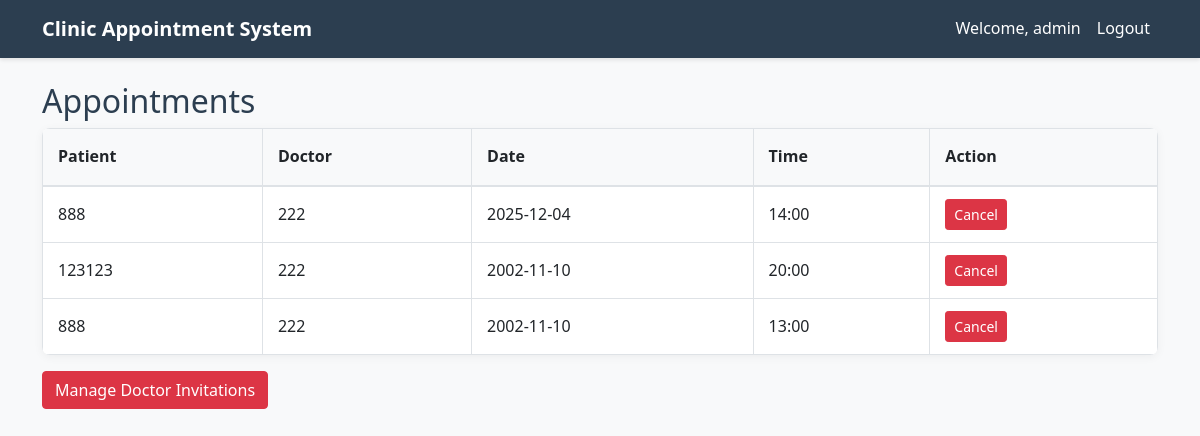
Screenshot of / (signed in) with the database file from the repository.
### app/app.py (models this page shows)
class Appointment(db.Model):
    id = db.Column(db.Integer, primary_key=True)
    patient_name = db.Column(db.String(100), nullable=False)
    patient_email = db.Column(db.String(100), nullable=False)
    doctor_name = db.Column(db.String(100), nullable=False)
    date = db.Column(db.String(50), nullable=False)
    time = db.Column(db.String(50), nullable=False)
    status = db.Column(db.String(50), default="Pending")
    consultation_type = db.Column(db.String(20), nullable=False)
    meet_link = db.Column(db.String(200))  # For online consultations

### app/app.py (the view)
@app.route('/')
def home():
    if 'user' in session:
        role = session['role']
        username = session['user']
        has_profile = False
        user = User.query.filter_by(username=username).first()
        if not user:
            session.clear()
            flash('User account not found. Please login again.', 'danger')
            return redirect(url_for('login'))
        if role == "patient":
            profile = PatientProfile.query.filter_by(user_id=user.id).first()
            has_profile = profile is not None
            appointments = Appointment.query.filter_by(patient_name=username).all()
        elif role == "doctor":
            appointments = Appointment.query.filter_by(doctor_name=username).all()
        else:
            appointments = Appointment.query.all()  # For admins
        return render_template('index.html', appointments=appointments,
                            role=role, has_profile=has_profile)
    return redirect(url_for('login'))

### app/app.py (called while the page is built)
@app.context_processor
def utility_processor():
    def get_db():
        return db
    return dict(get_db=get_db)

### app/templates/index.html (shortened to what this page needs)
{% extends "base.html" %}
{% block content %}
<h2>Appointments</h2>
<div id="appointments" style="display: none;">
    {% if appointments %}
        <table class="table table-bordered">
            <thead>
                <tr>
                    <th>Patient</th>
                    <th>Doctor</th>
                    <th>Date</th>
                    <th>Time</th>
                    <th>Action</th>
                </tr>
            </thead>
            <tbody>
                {% for appointment in appointments %}
                    <tr>
                        <td>{{ appointment.patient_name }}</td>
                        <td>{{ appointment.doctor_name }}</td>
                        <td>{{ appointment.date }}</td>
                        <td>{{ appointment.time }}</td>
                        <td>
                            <a href="{{ url_for('cancel', id=appointment.id) }}" class="btn btn-danger btn-sm">Cancel</a>
                        </td>
                    </tr>
                {% endfor %}
            </tbody>
        </table>
    {% else %}
        <p class="text-muted">No appointments booked yet.</p>
    {% endif %}
</div>
{% if 'user' in session and session['role'] == 'admin' %}
<a href="{{ url_for('admin_invites') }}" class="btn btn-danger me-2">Manage Doctor Invitations</a>
{% endif %}
{% endblock %}

### app/static/css/style.css (style rules this page uses)
:root { --primary-color: #2c3e50; --secondary-color: #3498db; --accent-color: #e74c3c; --light-bg: #f8f9fa; --dark-bg: #343a40; --text-color: #2c3e50; --light-text: #ffffff; }
body { font-family: 'Segoe UI', Tahoma, Geneva, Verdana, sans-serif; color: var(--text-color); background-color: var(--light-bg); line-height: 1.6; }
body { background-color: #f8f9fa; }
.table { background-color: white; border-radius: 8px; overflow: hidden; box-shadow: 0 2px 10px rgba(0, 0, 0, 0.05); }
.table thead { background-color: #f8f9fa; }
.table th { border-bottom: 2px solid #dee2e6; padding: 15px; }
.table td { padding: 12px 15px; vertical-align: middle; }
.btn { transition: all 0.3s ease; }

### app/templates/index.html (style rules this page uses)
.btn { transition: all 0.3s ease-in-out; }

### rows the page displays
Appointment: patient_name "888", doctor_name "222", date "2025-12-04", time "14:00"
Appointment: patient_name "123123", doctor_name "222", date "2002-11-10", time "20:00"
Appointment: patient_name "888", doctor_name "222", date "2002-11-10", time "13:00"

### other values shown
{{ session['user'] }} "admin"
